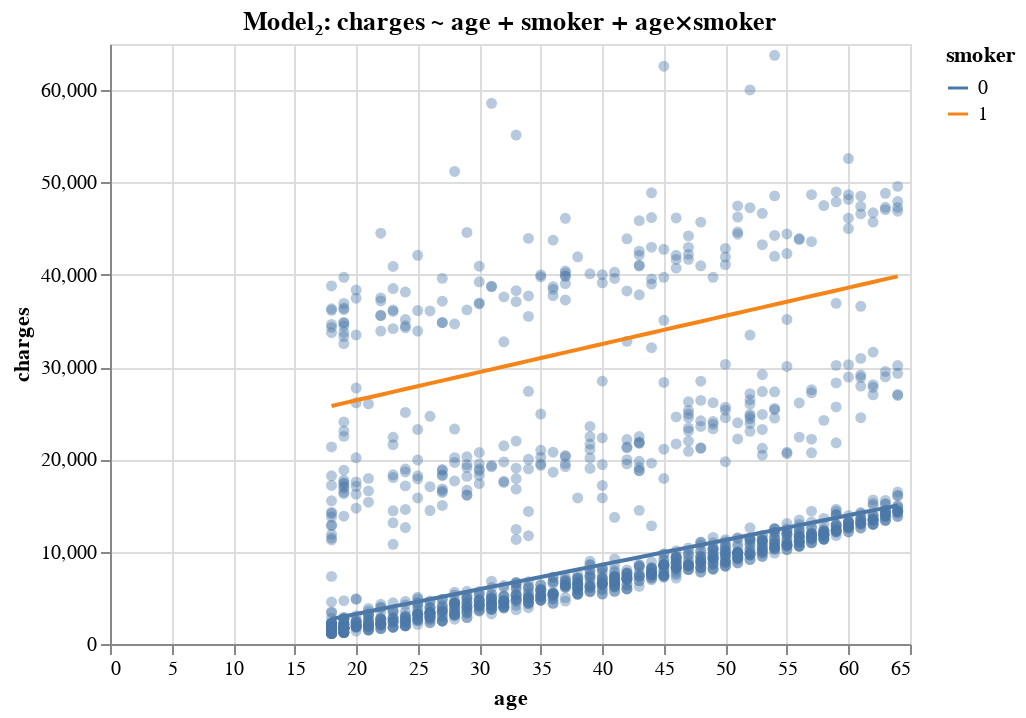

Write notebook code for a chart like this one.
### Code cell
df_sorted = df.sort_values(['smoker', 'age'])


scatter_raw = alt.Chart(df_sorted).mark_circle(size=30, opacity=0.4).encode(
    x=alt.X('age:Q', title='age'),
    y=alt.Y('charges:Q', title='charges')
)

line_pred = alt.Chart(df_sorted).mark_line().encode(
    x='age:Q',
    y='predicted_model2:Q',
    color='smoker:N',
    detail='smoker:N'
)

(scatter_raw + line_pred).properties(
    width=400,
    height=300,
    title='Model₂: charges ~ age + smoker + age×smoker'
)

### Figure 1 — Vega-Lite specification as saved in the notebook (floating-point values rounded to 4 significant figures; data arrays with more than 128 entries replaced by an {"elided": "..."} marker saying what was removed)
{"config": {"view": {"continuousWidth": 300, "continuousHeight": 300}}, "layer": [{"mark": {"type": "circle", "opacity": 0.4, "size": 30}, "encoding": {"x": {"field": "age", "title": "age", "type": "quantitative"}, "y": {"field": "charges", "title": "charges", "type": "quantitative"}}}, {"mark": {"type": "line"}, "encoding": {"color": {"field": "smoker", "type": "nominal"}, "detail": {"field": "smoker", "type": "nominal"}, "x": {"field": "age", "type": "quantitative"}, "y": {"field": "predicted_model2", "type": "quantitative"}}}], "data": {"name": "data-b5c1d545e75627abafad9a1638ba1571"}, "height": 300, "title": "Model₂: charges ~ age + smoker + age×smoker", "width": 400, "$schema": "https://vega.github.io/schema/vega-lite/v5.20.1.json", "datasets": {"data-b5c1d545e75627abafad9a1638ba1571": {"elided": "1338 records"}}}
